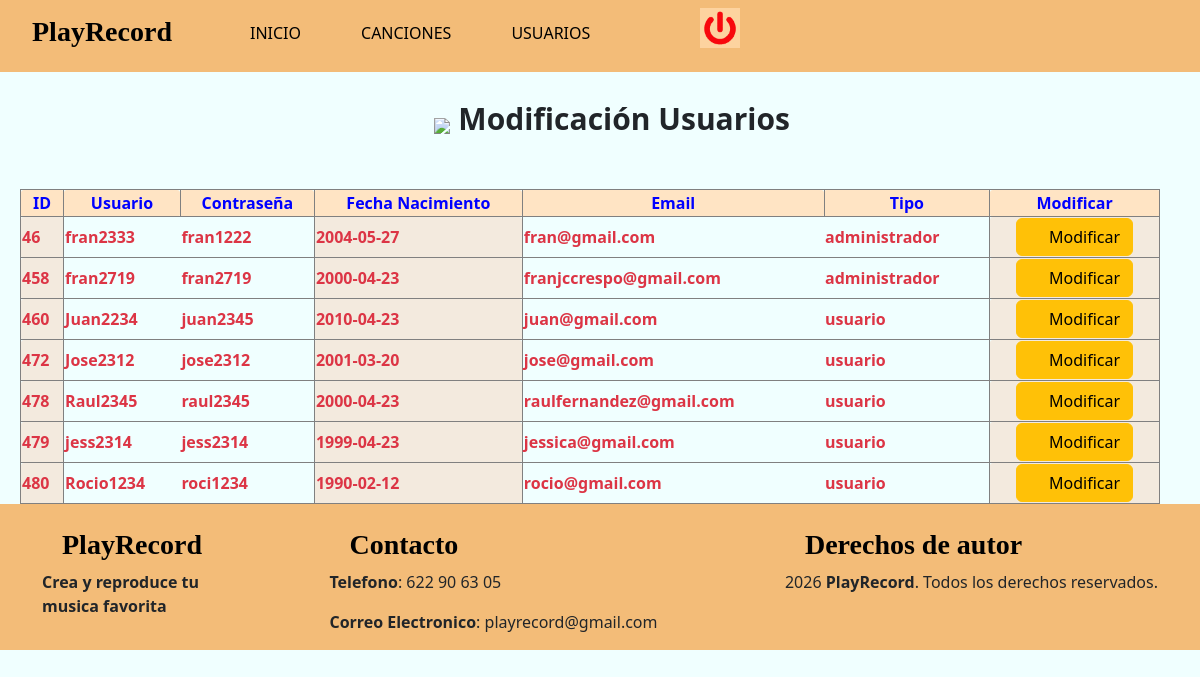
Screenshot of /admin/modificacion_usuarios.php with the database file from the repository.
### tables this page shows
CREATE TABLE `usuarios` (
  `id` int NOT NULL,
  `usuario` varchar(10) NOT NULL,
  `contraseña` varchar(100) NOT NULL,
  `fecha_nacimiento` date NOT NULL,
  `email` varchar(50) NOT NULL,
  `tipo` varchar(100) NOT NULL
);

### admin/basededatos.php (called while the page is built, shortened)
<?php
class basededatos
{
  public $conn;
  public function __construct()
  {
    $config = parse_ini_file('configuracion.ini');
    try {
      $opc = array(PDO::MYSQL_ATTR_INIT_COMMAND => "SET NAMES utf8");
      $dsn = 'mysql:host=' . $config['server'] . ';dbname=' . $config['base'];
      $this->conn = new PDO($dsn, $config['user'], $config['pass'], $opc);
      $this->conn->setAttribute(PDO::ATTR_ERRMODE, PDO::ERRMODE_EXCEPTION);
    } catch (Exception $ex) {
      throw $ex;
    }
  }
  public function ejecutaConsulta($sql)
  {
    try {
      $resultado = null;
      if (isset($this->conn)) {
        $resultado = $this->conn->query($sql);
      }
      return $resultado;
    } catch (Exception $ex) {
      throw $ex;
    }
  }
}
?>

### admin/controladores/ControladorUsuario.php (called while the page is built, shortened)
<?php
include './basededatos.php';
class ControladorUsuario
{
    public function listadoUsuarios()
    {
        $basededatos = new basededatos();
        $sql = "SELECT * FROM usuarios";
        $resultado = $basededatos->ejecutaConsulta($sql);
        if ($resultado) {
            $datos = $resultado->FetchAll();
            return $datos;
        }
    }
}
?>

### admin/modificacion_usuarios.php (the view, shortened to what this page needs)
<!DOCTYPE html>
<html lang="en">
<head>
    <link type="text/css" rel="stylesheet" href="https://cdn.jsdelivr.net/npm/bootstrap@5/dist/css/bootstrap.min.css">
    <link href="./css/estilos.css" rel="stylesheet">
    <?php
    include 'barra.php';
    include './controladores/ControladorUsuario.php';
    ?>
</head>
<body>
    <div id="contenedor">
            <div><br>
                <form action="insertar_usuario.php" id="formulario" method="POST">
                    <img src="../img/editarUsuario.png" id="imagen1">&nbsp;
                    <b id="titulo">Modificación Usuarios</b>
                </form>
            </div>
            <br><br>
            <div>
                <table id="tablausuarios">
                    <thead class="thead-dark">
                        <tr>
                            <th class="id">ID</th>
                            <th class="usuario">Usuario</th>
                            <th class="contraseña">Contraseña</th>
                            <th class="fecha">Fecha Nacimiento</th>
                            <th class="correo">Email</th>
                            <th class="tipo">Tipo</th>
                            <th class="modificar">Modificar</th>
                        </tr>
                    </thead>
                    <tbody>
                        <?php
                        $consulta = new ControladorUsuario();
                        $usuarios = $consulta->listadoUsuarios();
                        foreach ($usuarios as $usuario) {
                            echo "<tr>
                                <th id = 'id'>" . $usuario['id'] . "</th>",
                                "<th id = 'usuario'>" . $usuario['usuario'] . "</th>",
                                "<th id = 'contraseña'>" . $usuario['contraseña'] . "</th>",
                                "<th id = 'fecha'>" . $usuario['fecha_nacimiento'] . "</th>",
                                "<th id = 'correo'>" . $usuario['email'] . "</th>",
                                "<th id = 'tipo'>" . $usuario['tipo'] . "</th>
                                 <th id = 'botonModificar'>
                                    <a href='modificar_usuario.php?id=" . $usuario['id'] . "' class='btn btn-warning'>
                                        <iconify-icon icon='material-symbols:save-as-outline'class='d-inline-block align-top' id = 'modificar'>
                                        </iconify-icon>Modificar
                                    </a>
                                </th>
                            </tr>";
                        }
                        ?>
                    </tbody>
                </table>
            </div>
    </div>
    <?php
    include 'footer.php';
    ?>
</body>
</html>

### admin/css/estilos.css (style rules this page uses)
body { background-color: azure; }
#formulario { margin-left: 2%; }
a { text-decoration: none; }
#tablausuarios { width: 95%; border-radius: 3px; margin-left: 20px; }
.id, .usuario, .contraseña, .fecha, .correo, .tipo { color: blue; background-color: bisque; border: 1px solid gray; height: 20px; border-radius: 3px; text-align: center; }
#id, #user, #contra, #fecha, #email, #tipo_usuario { text-align: left; color: black; background-color: rgb(243, 234, 222); border: 1px solid gray; border-radius: 3px; text-align: center; }
#imagen1 { width: 80px; }
#titulo { font-size: 30px; }
thead { border-radius: 3px; }
tr { border: 1px solid gray; }
.id, .usuario, .contraseña, .fecha, .correo, .tipo, .modificar { color: blue; background-color: bisque; border: 1px solid gray; height: 20px; border-radius: 3px; text-align: center; }
#id, #usuario, #contraseña, #fecha, #correo, #tipo, #modificar { text-align: left; color: black; }
#botonModificar { color: black; background-color: rgb(243, 234, 222); border: 1px solid gray; border-radius: 3px; text-align: center; }
#modificar { width: 20px; height: 20px; }
.id, .usuario, .contraseña, .fecha, .email, .tipo, .eliminar { color: blue; background: bisque; border: 1px solid gray; height: 20px; border-radius: 3px; text-align: center; }
#id, #usuario, #contraseña, #fecha, #correo, #tipo, #eliminar { text-align: left; color: black; color: rgb(220, 53, 69) }

### admin/modificacion_usuarios.php (style rules this page uses)
#contenedor { text-align: center; }

### rows the page displays
usuarios: id "46", usuario "fran2333", contraseña "fran1222", fecha_nacimiento "2004-05-27", email "fran@gmail.com", tipo "administrador"
usuarios: id "458", usuario "fran2719", contraseña "fran2719", fecha_nacimiento "2000-04-23", email "franjccrespo@gmail.com", tipo "administrador"
usuarios: id "460", usuario "Juan2234", contraseña "juan2345", fecha_nacimiento "2010-04-23", email "juan@gmail.com", tipo "usuario"
usuarios: id "472", usuario "Jose2312", contraseña "jose2312", fecha_nacimiento "2001-03-20", email "jose@gmail.com", tipo "usuario"
usuarios: id "478", usuario "Raul2345", contraseña "raul2345", fecha_nacimiento "2000-04-23", email "raulfernandez@gmail.com", tipo "usuario"
usuarios: id "479", usuario "jess2314", contraseña "jess2314", fecha_nacimiento "1999-04-23", email "jessica@gmail.com", tipo "usuario"
usuarios: id "480", usuario "Rocio1234", contraseña "roci1234", fecha_nacimiento "1990-02-12", email "rocio@gmail.com", tipo "usuario"
